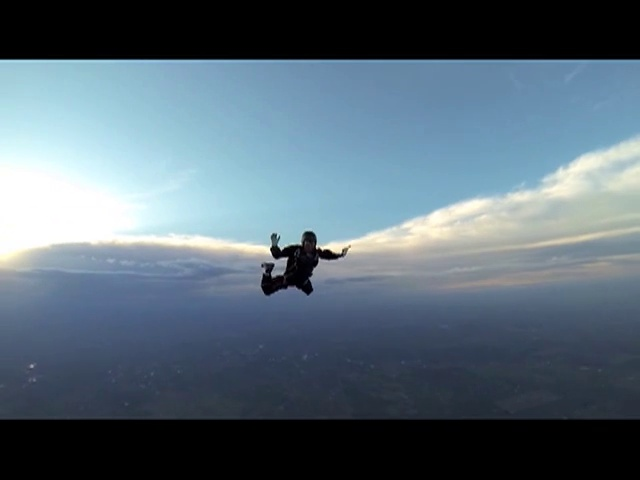
#> input picture KCF_tracker/0501.jpg, 640 x 480 px, given in place of 0001.jpg, which was not available
$ python run.py . out   (older library calls are emulated)
#> lines starting #> are read from the running program, lines starting #| are printed output that depends on the picture; pictures that were not available may be replaced by others from this repository, and a replacement may not be noted
### KCF_tracker/util.py
import os
import cv2
import time
import numpy as np


def load_bbox(groundtruth_path,resize,dataformat=0, mode = 'nVOT'):

    # 'train' mode is used for VOT16 data set
    # because the bounding box is saved with the coordinates of the four corners
    if mode == 'VOT':
      bbox = []
      with open(groundtruth_path) as f:
        for line in f:
          content = line.split(',')
          tmp = np.array([float(i) for i in content])
          x_min = int(min(tmp[0], tmp[2], tmp[4], tmp[6]))
          x_max = int(max(tmp[0], tmp[2], tmp[4], tmp[6]))
          w = x_max - x_min
          y_min = int(min(tmp[1], tmp[3], tmp[5], tmp[7]))
          y_max = int(max(tmp[1], tmp[3], tmp[5], tmp[7]))
          h = y_max - y_min

          if resize:
            bbox.append([x_min//2, y_min//2, w//2, h//2])
          else:
            bbox.append([x_min, y_min, w, h])
      f.close()
      bbox = np.array(bbox)

    # 'result' mode is used for evaluating the result
    # the bounding box is saved using top-left corner and its width and height
    if mode == 'nVOT':
      bbox=[]
      f = open(groundtruth_path)
      lines=f.readlines()
      for line in lines:
        if line:
            pt= line.strip().split(',')
            bbox.append(pt)
      bbox = np.array(bbox)
      if resize:
          bbox = (bbox.astype('float32')/2).astype('int')
      else:
          bbox = bbox.astype('float32').astype('int')

    if dataformat:
        bbox[:,2] = bbox[:,0]+bbox[:,2]
        bbox[:,3] = bbox[:,1]+bbox[:,3]
    return bbox

def load_imglst(img_dir, num_frames, VOT16 = True):
    #file_lst = [pic for pic in os.listdir(img_dir) if '.jpg' in pic]
    #img_lst = [os.path.join(img_dir,filename) for filename in file_lst]
    #file_num = len(os.listdir(img_dir)) - 7
    img_lst = []
    for i in range(1,num_frames+1):
      if VOT16:
        file_dir = os.path.join(img_dir + "/%08d.jpg"%i)
      else:
        file_dir = os.path.join(img_dir + "/%04d.jpg"%i)
      img_lst.append(file_dir)

    return img_lst


# [66 lines left out: functions display_tracker, visual, evaluate, not called in this run]


### KCF_tracker/imagefeature.py
import numpy as np
import cv2


def cos_window(window_size):
    """
    Generate the periodic cosine window
    Args: window_size(height, width)
    """
    return np.outer(np.hanning(window_size[0]),np.hanning(window_size[1]))

def process_cos(img,cos_window):
    if len(img.shape)==2:
        return img*cos_window
    elif len(img.shape) == 3:
        channel = img.shape[2]
        cos_mc = np.tile(cos_window,(channel,1,1))
        cos_window_out = np.transpose(cos_mc,[1,2,0])
        return img*cos_window_out

def getFeature(x,cos_window):

    x = x/255.
    x = (x - np.mean(x)) / np.std(x)
    x = process_cos(x,cos_window)
    return x

def get_subwindow(img, bbox, window_size, scale_factor=1 ,rez_to_yshape=None):
    (x,y,w,h) = bbox
    x_center = np.int(x + w//2)
    y_center = np.int(y + h//2)
    #w = np.floor(1.0*w*scale_factor)
    #h = np.floor(1.0*h*scale_factor)
    ix,iy = img.shape[0],img.shape[1]

    x_min = int(x_center - scale_factor*window_size[0]//2)
    x_max = int(x_center + scale_factor*window_size[0]//2)
    y_min = int(y_center - scale_factor*window_size[1]//2)
    y_max = int(y_center + scale_factor*window_size[1]//2)

    x_left_pad = 0
    y_left_pad = 0
    x_right_pad = 0
    y_right_pad = 0
    if x_min < 0:
      x_left_pad = x_min*-1
    if y_min < 0:
      y_left_pad = y_min*-1
    if x_max > ix:
      x_right_pad = x_max - ix
    if y_max > iy:
      y_right_pad = y_max - iy

    x_min = max(0, x_min)
    x_max = min(ix, x_max)
    y_min = max(0, y_min)
    y_max = min(iy, y_max)
    ww, hh = x_max - x_min, y_max - y_min
    img_crop = img[x_min:x_min+ww,y_min:y_min+hh]

    if x_left_pad == 0 and y_left_pad == 0 and x_right_pad == 0 and y_right_pad == 0:

        if rez_to_yshape is not None:
            return cv2.resize(img_crop,rez_to_yshape[::-1])
        else:
            return img_crop
    else:
    # Pad with edge value (same as the paper implementation)
        if len(img_crop.shape)==3:
            img_crop = np.pad(img_crop,
                              ((x_left_pad,x_right_pad),(y_left_pad,y_right_pad),(0,0)),
                              'edge')
        else:
            img_crop = np.pad(img_crop,
                              ((x_left_pad,x_right_pad),(y_left_pad,y_right_pad)),
                              'edge')

        if rez_to_yshape is not None:
            return cv2.resize(img_crop,rez_to_yshape[::-1])
        else:
            return img_crop

### KCF_tracker/tracker.py
import os
import numpy as np
import cv2

def generate_gaussian_label(window_size,sigma):
    """
    Generate the regression label, which is Gaussian shaped and has a bandwidth defined by sigma
    Args: window_size (height, width)
          sigma
    """
    h,w = window_size
    # [8 lines of commented-out code are left out]

    x = np.arange(-w//2 + 1, w//2 + 1)
    y = np.arange(-h//2 + 1, h//2 + 1)

    xx, yy = np.meshgrid(x,y, indexing = 'xy')
    label = np.exp(-0.5*(xx**2+yy**2)/(sigma**2))
    label = np.roll(label, -w//2 + 1, axis = 1)
    label = np.roll(label, -h//2 + 1, axis = 0)

    assert label[0,0] == 1, 'Wrong shift.'

    return label

def fft(img):
    """
    2D fourier transform
    """
    f = np.fft.fft2(img,axes=(0,1))
    return f


def train(x,y,sigma,lamb):
    """
    Eq.17 Train
    Args: x input feature
          y regression label
    Output: alphaf in Fourier Domain
    """
    k = guassian_correlation(x,x,sigma)
    alphaf = fft(y)/(fft(k)+lamb)
    return alphaf

def detect(alphaf,x, model_x,sigma):
    """
    Eq.22
    """
    k = guassian_correlation(model_x, x,sigma)
    response = np.real(np.fft.ifft2(alphaf*fft(k)))
    return response

def guassian_correlation(x1,x2,sigma):
    """
    Eq.31
    Calculate the correlation of the Gaussian kernel
    Args: x1 (model_x)
          x2
          sigma
    """

    if len(x1.shape)==2:
      # Use gray scale
      c = np.fft.ifft2((np.conj(fft(x1))*fft(x2)))
    else:
      # Use HOG
      c = np.fft.ifft2(np.sum(np.conj(fft(x1))*fft(x2),2))
    d= (x1*x1).sum() + (x2*x2).sum() - 2*c
    k = np.real(np.exp(-1 * d / (sigma**2*x1.size)))
    return k


def update_tracker(response,img_size,pos,padding, scale_factor=1):
    """
    Update the tracker
    Args: response [real domain], window size

    """
    res_w,res_h = response.shape
    iw,ih = img_size
    px,py,w,h = pos
    res_pos = np.unravel_index(response.argmax(),response.shape)
    move = list(res_pos)

    scale_w = 1.0*scale_factor*(w*(1+padding))/res_w
    scale_h = 1.0*scale_factor*(h*(1+padding))/res_h


    if move[0] > res_w/2:
      move[0] = move[0] - res_w
    if move[1] > res_h/2:
      move[1] = move[1] - res_h
    px_new = px + 1.*move[0]*scale_w
    py_new = py + 1.*move[1]*scale_h
        #px_new = [px+1.0*move[0]*scale_w,px-(start_w-1.0*move[0])*scale_w][move[0]>start_w/2]
        #py_new = [py+1.0*move[1]*scale_h,py-(start_h-1.0*move[1])*scale_h][move[1]>start_h/2]
    px_new = np.int(px_new)
    py_new = np.int(py_new)

    if px_new<0: px_new = 0
    if px_new>iw: px_new = iw-1
    if py_new<0: py_new = 0
    if py_new>ih: py_new = ih-1
    w_new = np.ceil(w*scale_factor)
    h_new = np.ceil(h*scale_factor)

    new_pos = (px_new,py_new,w_new,h_new)
    return new_pos

### KCF_tracker/run.py
import numpy as np
import cv2
import tracker
import imagefeature as F
import os
import argparse as ap
import sys
import time
import util

from detector import selectiveSearch

def get_args():
  p = ap.ArgumentParser()

  # Meta arguments
  p.add_argument('dataset_dir', type = str,help='The directory of video and groundturth file')
  p.add_argument('save_dir', type=str,help='The directory of result file')
  p.add_argument('--display_result', type=int, help='Display result or not',default=1)
  p.add_argument('--save_img', type=int, help='save img or not',default=0)
  p.add_argument('--scaling', type = bool, help='Use scaled window or not', default= False)
  p.add_argument('--detector', type = bool, help='Use additional detector when KCF fails', default = False)
  p.add_argument('--is_VOT', type = bool,
        help='whether using a vot dataset', default = False)


  p.add_argument('--resize', type=float, help='Resize img or not',default=0)
  p.add_argument('--multi_channel', type=int,
        help='Use multi channel image or not',default=0) # under development


  return p.parse_args()


def track(args):
    # Load  arg
    dataset = args.dataset_dir
    save_directory = args.save_dir
    img_channel = args.multi_channel
    detector_flag = args.detector
    scale_flag = args.scaling
    save_flag = args.save_img
    resize = args.resize
    display_result = args.display_result
    padding = 2
    if args.is_VOT == True:
    	VOT16 = True
    	input_mode = 'VOT'
    else:
      VOT16 = False
      input_mode = 'nVOT'

    # Load bbox and image dirs
    bbox_lst = util.load_bbox(os.path.join(dataset+'/groundtruth.txt'),resize,mode = input_mode)
#> (reads KCF_tracker/Girl/groundtruth.txt from the repository)
    frames = len(bbox_lst)
    img_lst = util.load_imglst(dataset, frames, VOT16)
    py,px,h,w = bbox_lst[0]
    o_pos = (px,py,w,h)
    pos = (px,py,w,h)

    # Get image information and init parameter
    img = cv2.imread(img_lst[0],img_channel)
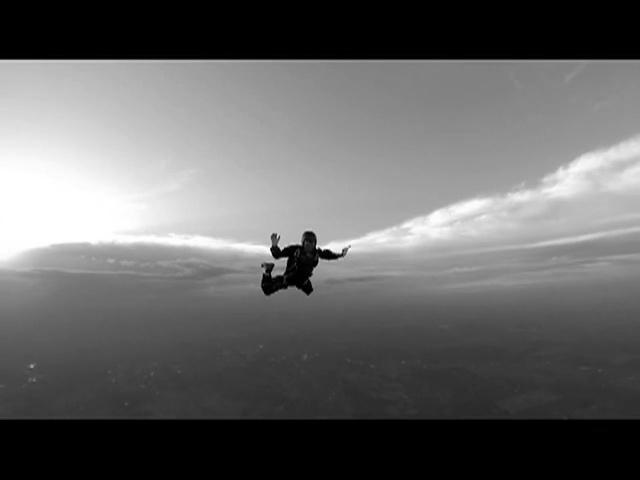
#> img: shape (480, 640); min 0, max 255, mean 102.5
    if resize:
        img_size = np.int(img.shape[0]/2),np.int(img.shape[1]/2)
    else:
        img_size = img.shape[:2]
#> img_size = (480, 640)


    # Use raw gray image
    window_size = np.int(1+padding)*w,np.int(1+padding)*h
    l = 0.0001
    sigma = 0.2
    inter_factor = 0.008
    scale_weight = 0.94
    f = inter_factor

    print("Window size:", window_size)
    # Generate y label
    output_sigma_factor = 1. / 16.
    output_sigma = np.sqrt(np.prod(window_size)) * output_sigma_factor
    cos_window = F.cos_window(window_size)
    print("cos_window:", cos_window.shape)
    y = tracker.generate_gaussian_label(window_size,output_sigma)
    print("Gaussian label:", y.shape)
    rez_shape = y.shape
    # Create file to save result
    tracker_bb =[]

    # Load dataset information and get start position
    title = dataset.split('/')
    title = [ t for t in title if t][-1]
    result_dir = os.path.join('./results', title)
    if not os.path.exists(result_dir):
      os.makedirs(result_dir)
    result_file = os.path.join(result_dir,'result.txt')
    file = open(result_file,'w')

    start_time = time.time()


    # Tracking
    for i in range(frames):
        img_3ch = cv2.imread(img_lst[i])
#> img_3ch is the input picture: shape (480, 640, 3); mean B, G, R 118.5, 106.1, 89.2
        img = cv2.cvtColor(img_3ch, cv2.COLOR_BGR2GRAY)#cv2.imread(img_lst[i],img_channel)
#> img: shape (480, 640); min 0, max 255, mean 102.5
        if resize:
           img = cv2.resize(img,img_size[::-1])
        if i==0:
            x =  F.get_subwindow(img, pos, window_size, 1, rez_shape)
#> in get_subwindow, `img_crop = img[x_min:x_min+ww,y_min:y_min+hh]`:
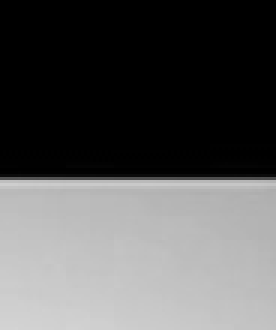
#> img_crop: shape (110, 92) (shown 3 times larger); min 0, max 212, mean 88.2
#> in get_subwindow, `img_crop = np.pad(img_crop, ((x_left_pad,x_right_pad),(y_left_pad,y_ri..`:
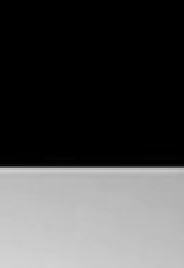
#> img_crop: shape (134, 92) (shown 2 times larger); min 0, max 212, mean 72.4
            template = x
            print(x.shape)
#| (135, 93)
            x = F.getFeature(x,cos_window)
#> in getFeature, `x = (x - np.mean(x)) / np.std(x)`:
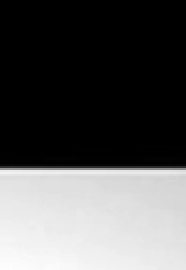
#> x: shape (135, 93) float64 (shown 2 times larger); min -0.782, max 1.51, mean -1.45e-16; drawn with min black and max white
#> in process_cos, `return img*cos_window`:
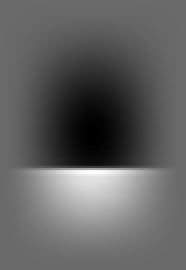
#> returned value: shape (135, 93) float64 (shown 2 times larger); min -0.782, max 1.1, mean -0.0604; drawn with min black and max white
            alphaf = tracker.train(x,y,sigma,l)
#> in guassian_correlation, `k = np.real(np.exp(-1 * d / (sigma**2*x1.size)))`:
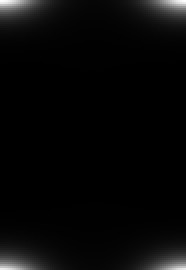
#> k: shape (135, 93) float64 (shown 2 times larger); min 0.000736, max 1, mean 0.0318
#> in fft (call 3), `f = np.fft.fft2(img,axes=(0,1))`:
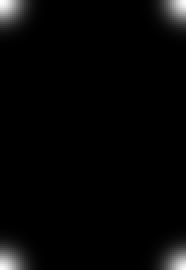
#> img: shape (135, 93) float64 (shown 2 times larger); min 5.69e-30, max 1, mean 0.0245
            z = x
            best_scale = 1
        else:
            x = F.get_subwindow(img, pos, window_size, 1,rez_shape)
            x = F.getFeature(x,cos_window)
            response = tracker.detect(alphaf,x,z,sigma)

            best_scale = 1
            peak_res = response.max()
            if scale_flag == True:
                Allscale = [0.96, 1.02]
                for scale in Allscale:
                    x = F.get_subwindow(img, pos, window_size, scale,rez_shape)
                    x = F.getFeature(x,cos_window)
                    res = tracker.detect(alphaf,x,z,sigma)
                    if res.max()*scale_weight > peak_res:
                        peak_res = res.max()
                        best_scale = scale
                        response = res

            #print("Peak_response:", peak_res)
            if (peak_res < 0.02 or (peak_res >2 and peak_res < 2.15)) and detector_flag == True:

              best_rect = selectiveSearch(img_3ch, pos, template)
              cv2.destroyAllWindows()
              if best_rect == None:
                new_pos = tracker.update_tracker(response,img_size,pos, padding, best_scale)
              else:
                new_pos = best_rect

            else:
              # Update position x z alphaf
              new_pos = tracker.update_tracker(response,img_size,pos, padding, best_scale)
            ww = new_pos[2]
            hh = new_pos[3]
            if new_pos[2]< 0.75*o_pos[2]:
              ww = 0.75*o_pos[2]

            if new_pos[3]< 0.75*o_pos[3]:
              hh = 0.75*o_pos[3]

            if new_pos[2]>2*o_pos[2]:
              ww = 2*o_pos[2]

            if new_pos[3]> 2*o_pos[3]:
              hh = 2*o_pos[3]


            new_pos = (new_pos[0], new_pos[1], ww, hh)
            x = F.get_subwindow(img, new_pos, window_size, best_scale, rez_shape)
            x = F.getFeature(x,cos_window)
            new_alphaf = tracker.train(x,y,sigma,l)
            # linear interpolate
            alphaf = f*new_alphaf+(1-f)*alphaf
            new_z = x
            z = (1-f)*z+f*new_z
            pos = new_pos


        # Write the position
        if resize:
            out_pos = [int(pos[1]*2),int(pos[0]*2),int(pos[3]*2),int(pos[2]*2)]
        else:
            out_pos = [pos[1],pos[0],pos[3],pos[2]]
        win_string = [ str(p) for p in out_pos]
        win_string = ",".join(win_string)
        tracker_bb.append(win_string)
        file.write(win_string+'\n')


    duration = time.time()-start_time
    fps = int(frames/duration)
    print ('each frame costs %3f second, fps is %d'%(duration/frames,fps))
    file.close()

    evaluation, iou = util.evaluate(result_file, bbox_lst, resize = 0)
    print('precision (20pixel):', evaluation)
    print('mean IOU:', iou)

    result = util.load_bbox(result_file,0, mode='nVOT')
    if display_result:
        util.display_tracker(img_lst,result, bbox_lst, save_flag,result_dir)

if __name__ == "__main__":
    ARGS = get_args()
#> (the run stopped early here; a loop or call above may not have finished)
